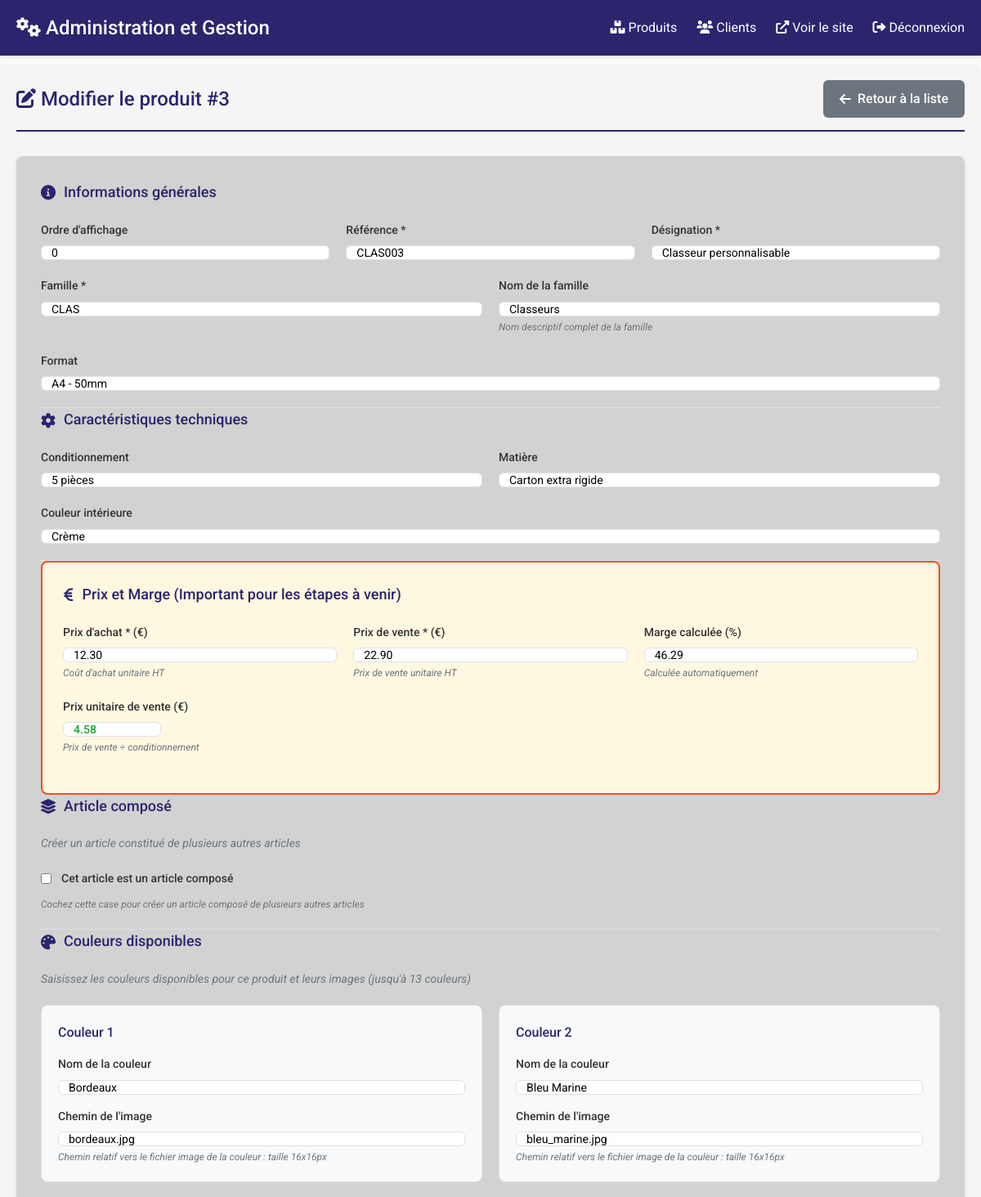
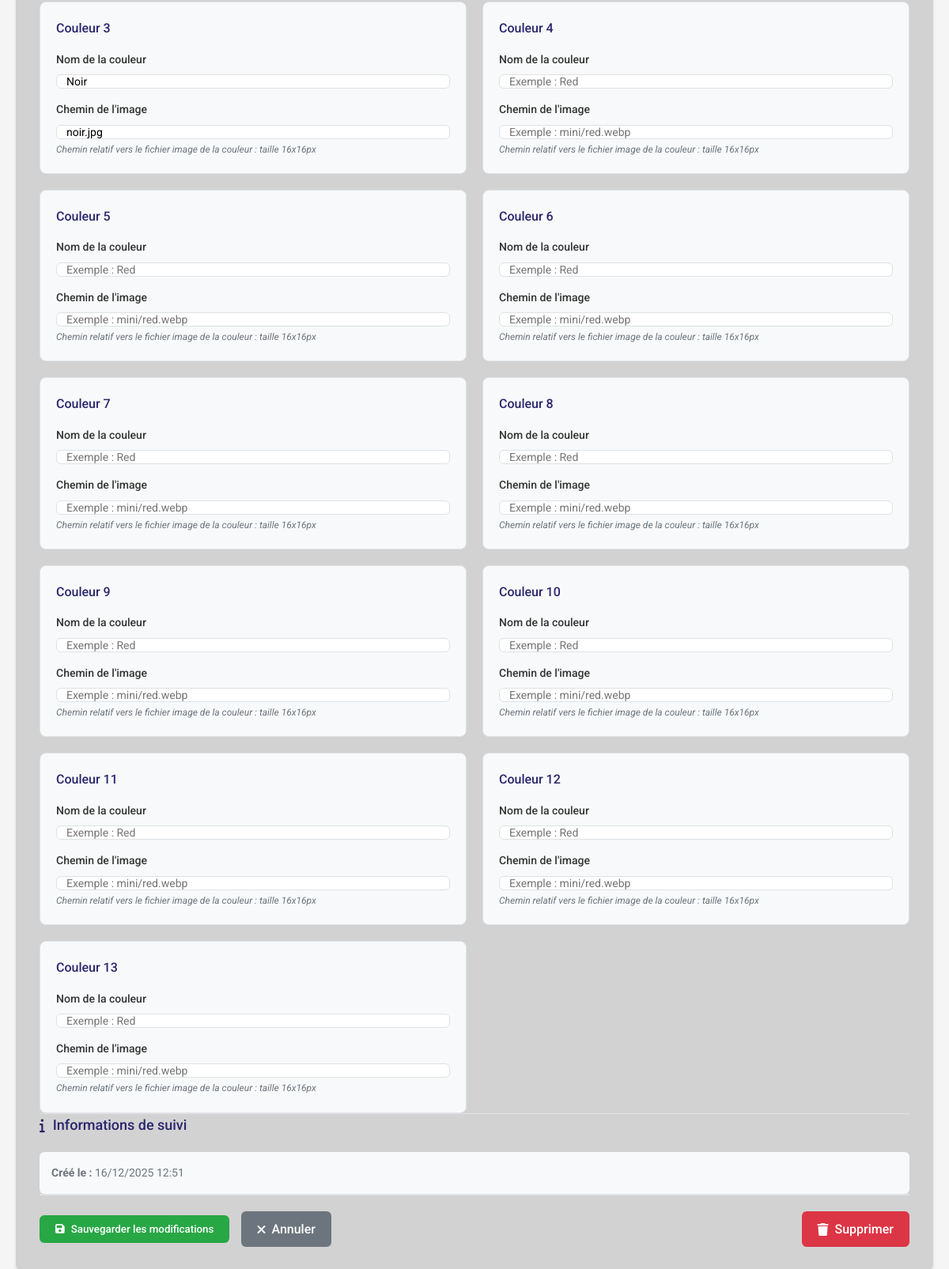
The app's page /admin/modifier.php?id=3 with its own data (2 pictures, top to bottom).
### tables this page shows
CREATE TABLE IF NOT EXISTS produits (
    id INT AUTO_INCREMENT PRIMARY KEY,
    famille VARCHAR(50) NOT NULL,
    nomDeLaFamille VARCHAR(100) NOT NULL,
    reference VARCHAR(50) NOT NULL,
    designation TEXT NOT NULL,
    format VARCHAR(50),
    prixAchat DECIMAL(10,2),
    prixVente DECIMAL(10,2) NOT NULL,
    conditionnement VARCHAR(100),
    matiere VARCHAR(100),
    couleur_interieur VARCHAR(50),
    couleur_ext1 VARCHAR(50),
    imageCoul1 VARCHAR(255),
    couleur_ext2 VARCHAR(50),
    imageCoul2 VARCHAR(255),
    couleur_ext3 VARCHAR(50),
    imageCoul3 VARCHAR(255),
    couleur_ext4 VARCHAR(50),
    imageCoul4 VARCHAR(255),
    couleur_ext5 VARCHAR(50),
    imageCoul5 VARCHAR(255),
    couleur_ext6 VARCHAR(50),
    imageCoul6 VARCHAR(255),
    couleur_ext7 VARCHAR(50),
    imageCoul7 VARCHAR(255),
    couleur_ext8 VARCHAR(50),
    imageCoul8 VARCHAR(255),
    couleur_ext9 VARCHAR(50),
    imageCoul9 VARCHAR(255),
    couleur_ext10 VARCHAR(50),
    imageCoul10 VARCHAR(255),
    couleur_ext11 VARCHAR(50),
    imageCoul11 VARCHAR(255),
    couleur_ext12 VARCHAR(50),
    imageCoul12 VARCHAR(255),
    couleur_ext13 VARCHAR(50),
    imageCoul13 VARCHAR(255),
    created_at TIMESTAMP DEFAULT CURRENT_TIMESTAMP,
    updated_at TIMESTAMP DEFAULT CURRENT_TIMESTAMP ON UPDATE CURRENT_TIMESTAMP
);

### includes/database.php (called while the page is built, shortened)
<?php
class Database {
    private static $instance = null;
    private $connection;
    private $host = 'localhost';
    private $dbname = 'photo';
    private $username = 'root';
    private $password = '';
    private function __construct() {
        try {
            $this->connection = new PDO(
                "mysql:host={$this->host};dbname={$this->dbname};charset=utf8mb4",
                $this->username,
                $this->password,
                [
                    PDO::ATTR_ERRMODE => PDO::ERRMODE_EXCEPTION,
                    PDO::ATTR_DEFAULT_FETCH_MODE => PDO::FETCH_ASSOC,
                    PDO::ATTR_EMULATE_PREPARES => false
                ]
            );
        } catch(PDOException $e) {
            die("Erreur de connexion à la base de données : " . $e->getMessage());
        }
    }
    public static function getInstance() {
        if (self::$instance === null) {
            self::$instance = new self();
        }
        return self::$instance;
    }
    public function prepare($sql) {
        return $this->connection->prepare($sql);
    }
}
?>

### admin/modifier.php (the view, shortened to what this page needs)
<?php
$id = intval($_GET['id']);
$db = Database::getInstance();
$stmt = $db->prepare("SELECT * FROM produits WHERE id = ?");
$stmt->execute([$id]);
$produit = $stmt->fetch(PDO::FETCH_ASSOC);
include 'header.php';
?>
    <div class="page-header">
        <h2><i class="fas fa-edit"></i> Modifier le produit #<?= $produit['id'] ?></h2>
        <div>
            <a href="index.php" class="btn btn-secondary">
                <i class="fas fa-arrow-left"></i> Retour à la liste
            </a>
        </div>
    </div>
    <form method="POST" class="product-form">
        <div class="form-section">
            <h3><i class="fas fa-info-circle"></i> Informations générales</h3>
            <div class="form-row admin-form-row">
                <div class="form-group admin-col-ordre">
                    <label for="ordre">Ordre d'affichage</label>
                    <input type="number" id="ordre" name="ordre" min="0" step="1"
                           value="<?= htmlspecialchars($_POST['ordre'] ?? $produit['ordre'] ?? '0') ?>"
                           placeholder="0" class="admin-input-full">
                </div>
                <div class="form-group admin-col-reference">
                    <label for="reference">Référence *</label>
                    <input type="text" id="reference" name="reference" required
                           value="<?= htmlspecialchars($_POST['reference'] ?? $produit['reference'] ?? '') ?>"
                           placeholder="Ex: REL-A4-001" class="admin-input-full">
                </div>
                <div class="form-group admin-col-designation">
                    <label for="designation">Désignation *</label>
                    <input type="text" id="designation" name="designation" required
                           value="<?= htmlspecialchars($_POST['designation'] ?? $produit['designation'] ?? '') ?>"
                           placeholder="Ex: Reliure spirale A4" class="admin-input-full">
                </div>
            </div>
            <div class="form-row">
                <div class="form-group">
                    <label for="famille">Famille *</label>
                    <input type="text" id="famille" name="famille" required list="famillesList"
                           value="<?= htmlspecialchars($_POST['famille'] ?? $produit['famille'] ?? '') ?>"
                           placeholder="Ex: Reliures, Couvertures...">
                </div>
                <div class="form-group">
                    <label for="nomDeLaFamille">Nom de la famille</label>
                    <input type="text" id="nomDeLaFamille" name="nomDeLaFamille"
                           value="<?= htmlspecialchars($_POST['nomDeLaFamille'] ?? $produit['nomDeLaFamille'] ?? '') ?>"
                           placeholder="Ex: Reliures personnalisées">
                    <small class="form-help">Nom descriptif complet de la famille</small>
                </div>
            </div>
            <div class="form-row">
                <div class="form-group">
                    <label for="format">Format</label>
                    <input type="text" id="format" name="format"
                           value="<?= htmlspecialchars($_POST['format'] ?? $produit['format'] ?? '') ?>"
                           placeholder="Ex: A4, A5, 21x29.7cm">
                </div>
            </div>
        </div>
        <div class="form-section">
            <h3><i class="fas fa-cog"></i> Caractéristiques techniques</h3>
            <div class="form-row">
                <div class="form-group">
                    <label for="conditionnement">Conditionnement</label>
                    <input type="text" id="conditionnement" name="conditionnement"
                           value="<?= htmlspecialchars($_POST['conditionnement'] ?? $produit['conditionnement'] ?? '') ?>"
                           placeholder="Ex: Par unité, Par lot de 10...">
                </div>
                <div class="form-group">
                    <label for="matiere">Matière</label>
                    <input type="text" id="matiere" name="matiere"
                           value="<?= htmlspecialchars($_POST['matiere'] ?? $produit['matiere'] ?? '') ?>"
                           placeholder="Ex: Papier, Carton, Plastique">
                </div>
            </div>
            <div class="form-row">
                <div class="form-group">
                    <label for="couleur_interieur">Couleur intérieure</label>
                    <input type="text" id="couleur_interieur" name="couleur_interieur"
                           value="<?= htmlspecialchars($_POST['couleur_interieur'] ?? $produit['couleur_interieur'] ?? '') ?>"
                           placeholder="Ex: Blanc, Ivoire, Couleur">
                </div>
            </div>
        </div>
        <div class="form-section highlight-section">
            <h3><i class="fas fa-euro-sign"></i> Prix et Marge (Important pour les étapes à venir)</h3>
            <div class="form-row admin-form-row center">
                <div class="form-group admin-col-25">
                    <label for="prixAchat">Prix d'achat * (€)</label>
                    <input type="number" id="prixAchat" name="prixAchat" required
                           min="0" step="0.01"
                           value="<?= htmlspecialchars($_POST['prixAchat'] ?? $produit['prixAchat'] ?? '0') ?>"
                           placeholder="0.00" class="admin-input-full">
                    <small class="form-help">Coût d'achat unitaire HT</small>
                </div>
                <div class="form-group admin-col-25">
                    <label for="prixVente">Prix de vente * (€)</label>
                    <input type="number" id="prixVente" name="prixVente" required
                           min="0" step="0.01"
                           value="<?= htmlspecialchars($_POST['prixVente'] ?? $produit['prixVente'] ?? '0') ?>"
                           placeholder="0.00" class="admin-input-full">
                    <small class="form-help">Prix de vente unitaire HT</small>
                </div>
                <div class="form-group admin-col-25">
                    <label for="marge">Marge calculée (%)</label>
                    <input type="number" id="marge" name="marge" readonly
                           value="<?= htmlspecialchars($_POST['marge'] ?? $produit['marge'] ?? '0') ?>"
                           placeholder="0.00" class="admin-input-full">
                    <small class="form-help">Calculée automatiquement</small>
                </div>
                <div class="form-group admin-col-25">
                    <label for="prixUnitaire" class="admin-prixunitaire-label">Prix unitaire de vente (€)</label>
                    <input type="number" id="prixUnitaire" name="prixUnitaire" readonly
                           class="admin-prixunitaire-input"
                           placeholder="0.00">
                    <small class="form-help admin-form-help-green">Prix de vente ÷ conditionnement</small>
                </div>
            </div>
        </div>
        <div class="form-section">
            <h3><i class="fas fa-layer-group"></i> Article composé</h3>
            <p class="section-description">Créer un article constitué de plusieurs autres articles</p>
            <div class="form-row">
                <div class="form-group">
                    <label class="checkbox-label">
                        <input type="checkbox" id="est_compose" name="est_compose" value="1"
                               <?= isset($_POST['est_compose']) ? (($_POST['est_compose'] == '1') ? 'checked' : '') : (($produit['est_compose'] ?? false) ? 'checked' : '') ?>>
                        <span>Cet article est un article composé</span>
                    </label>
                    <small class="form-help">Cochez cette case pour créer un article composé de plusieurs autres articles</small>
                </div>
            </div>
        </div>
        <div class="form-section">
            <h3><i class="fas fa-palette"></i> Couleurs disponibles</h3>
            <p class="section-description">Saisissez les couleurs disponibles pour ce produit et leurs images (jusqu'à 13 couleurs)</p>
            <div class="couleurs-container">
                <?php for ($i = 1; $i <= 13; $i++): ?>
                    <div class="couleur-item">
                        <h4>Couleur <?= $i ?></h4>
                        <div class="couleur-fields">
                            <div class="form-group">
                                <label for="couleur<?= $i ?>">Nom de la couleur</label>
                                <input type="text" id="couleur<?= $i ?>" name="couleur<?= $i ?>"
                                       value="<?= htmlspecialchars($_POST["couleur$i"] ?? $produit["couleur_ext$i"] ?? '') ?>"
                                       placeholder="Exemple : Red">
                            </div>
                            <div class="form-group">
                                <label for="imageCoul<?= $i ?>">Chemin de l'image</label>
                                <input type="text" id="imageCoul<?= $i ?>" name="imageCoul<?= $i ?>"
                                       value="<?= htmlspecialchars($_POST["imageCoul$i"] ?? $produit["imageCoul$i"] ?? '') ?>"
                                       placeholder="Exemple : mini/red.webp">
                                <small class="form-help">Chemin relatif vers le fichier image de la couleur : taille 16x16px</small>
                            </div>
                        </div>
                    </div>
                <?php endfor; ?>
            </div>
        </div>
        <div class="form-section">
            <h3><i class="fas fa-info"></i> Informations de suivi</h3>
            <div class="info-grid">
                <div class="info-item">
                    <strong>Créé le :</strong>
                    <?= date('d/m/Y H:i', strtotime($produit['dateCreation'] ?? 'now')) ?>
                </div>
            </div>
        </div>
        <div class="form-actions">
            <button type="submit" class="btn btn-success">
                <i class="fas fa-save"></i> Sauvegarder les modifications
            </button>
            <a href="index.php" class="btn btn-secondary">
                <i class="fas fa-times"></i> Annuler
            </a>
            <a href="?action=supprimer&id=<?= $produit['id'] ?>"
               class="btn btn-danger"
               onclick="return confirm('Êtes-vous sûr de vouloir supprimer ce produit ?')"
               style="margin-left: auto;">
                <i class="fas fa-trash"></i> Supprimer
            </a>
        </div>
    </form>
</div>
<?php include 'footer_simple.php'; ?>

### records on screen
produits: id "3", reference "CLAS003", designation "Classeur personnalisable", famille "CLAS", nomDeLaFamille "Classeurs", format "A4 - 50mm", conditionnement "5 pièces", matiere "Carton extra rigide", couleur_interieur "Crème", prixAchat "12.30", prixVente "22.90", couleur1 "Bordeaux", imageCoul1 "bordeaux.jpg", couleur2 "Bleu Marine", imageCoul2 "bleu_marine.jpg", couleur3 "Noir", imageCoul3 "noir.jpg"

### other values on screen
date('d/m/Y H:i', strtotime($produit['dateCreation'] ?? 'now')) "16/12/2025 12:51"
